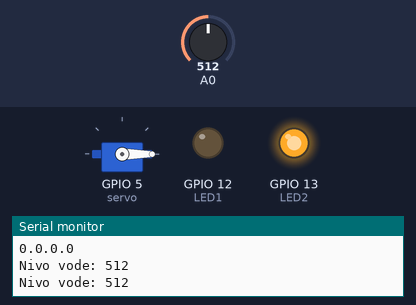
The sketch below on a simulated ESP8266 (NodeMCU). Shown: servo, output pins drawn as LEDs (lit = HIGH), the last lines printed to the serial monitor. Inputs (shaded band) come from the test bench; at power-on: A0 = 512. WiFi joins after 1.5 s; servers stay silent unless stated.

Above: at 3.2 s.
3.3 s: A0 set to 987
6.5 s: A0 set to 1015
At 8.7 s:
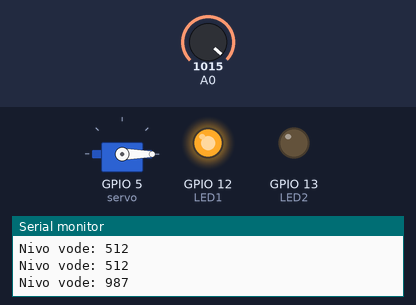
11.8 s: A0 set to 990
At 13.5 s:
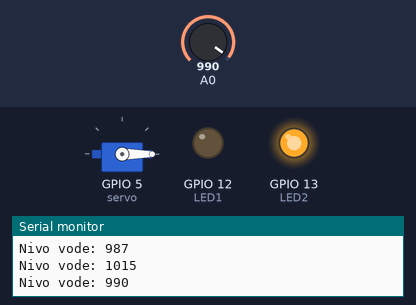
15.0 s: A0 set to 1010
At 19.4 s:
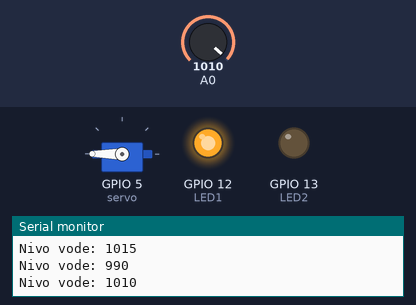
Timing chart, 0 to 20.7 s (numbered marks = the images above; inputs shaded):
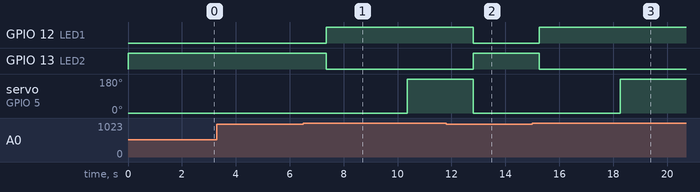

Measured:
- the behaviour switches between 999 and 1000 on A0 (found by bisection; images 0 and 1)
- after the input at 6.5 s, GPIO 12 (LED1): LOW → HIGH after 0.85 s; GPIO 13 (LED2): HIGH → LOW after 0.85 s; servo on GPIO 5 (servo): 0° → 180° after 3.9 s
- after the input at 11.8 s, GPIO 12 (LED1): HIGH → LOW after 1.0 s; GPIO 13 (LED2): LOW → HIGH after 1.0 s; servo on GPIO 5 (servo): 180° → 0° after 1.0 s
- after the input at 15.0 s, GPIO 12 (LED1): LOW → HIGH after 0.25 s; GPIO 13 (LED2): HIGH → LOW after 0.25 s; servo on GPIO 5 (servo): 0° → 180° after 3.3 s

The sketch:

sketch_sep23a.ino
```cpp
#include <ESP8266WiFi.h>
#include <FirebaseArduino.h>
#include <ArduinoJson.h>
#include <ESP8266HTTPClient.h>
#include <Servo.h>

#define firebase_host "detektorvodabrana-default-rtdb.europe-west1.firebasedatabase.app"
#define firebase_auth "PbthYEVQmXyddq3mei7KBXU6pAoBFDIlt5CjhMRR"

Servo servo;

int LED1 = 12;
int LED2 = 13;

int nivo_vode = 0;

const char* ssid = "OnePlus";
const char* password = "tariktarik";

const char* zelenaDioda = "Zelena";
const char* crvenaDioda = "Crvena";
const char* branaOtvorena = "Otvorena";
const char* branaZatvorena = "Zatvorena";

void setup() {
  pinMode(LED1, OUTPUT);
  pinMode(LED2, OUTPUT);

  servo.attach(5);
  servo.write(0);

  WiFi.begin(ssid, password);
  Serial.println(WiFi.localIP());

  Serial.begin(115200);
  Firebase.begin(firebase_host, firebase_auth);
}

void loop() {
  digitalWrite(LED1, LOW);
  digitalWrite(LED2, LOW);

  int level = ocitanje_senzora();

  if(level < 1000) {
    digitalWrite(LED2, HIGH);
    servo.write(0);
    Serial.print("Nivo vode: ");
    Serial.println(level);
    Firebase.setInt("SenzorVrijednost/nivoVode", level);
    Firebase.setString("SenzorVrijednost/branaOtvorena", branaOtvorena);
    Firebase.setString("SenzorVrijednost/ledDioda", zelenaDioda);
    delay(2000);
  }
  else {
    digitalWrite(LED1, HIGH);
    delay(3000);
    servo.write(180);
    Serial.print("Nivo vode: ");
    Serial.println(level);
    Firebase.setInt("SenzorVrijednost/nivoVode", level);
    Firebase.setString("SenzorVrijednost/branaOtvorena", branaZatvorena);
    Firebase.setString("SenzorVrijednost/ledDioda", crvenaDioda);
    delay(2000);
  }
}

int ocitanje_senzora() {
  nivo_vode = analogRead(4);
  return nivo_vode;
}
```
